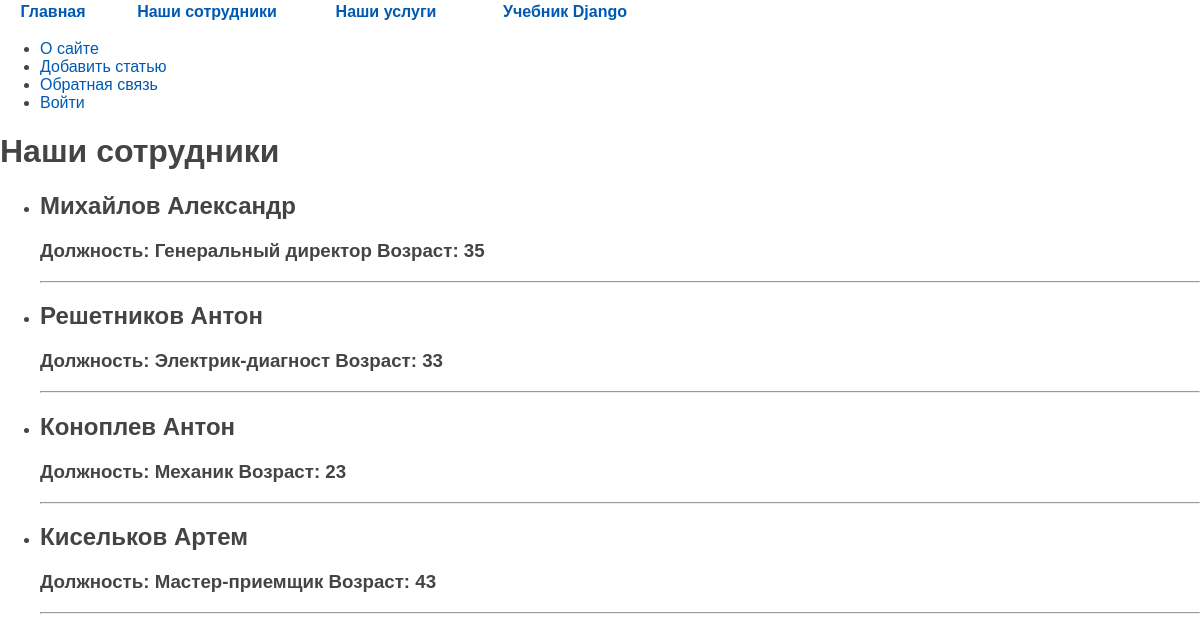
Screenshot of /amcarservice/station_staff/ with the database file from the repository.
### amcarservice/models.py (models this page shows)
class Amcarservice(models.Model):
    name = models.CharField(max_length=30)
    sur_name = models.CharField(max_length=30)
    age = models.CharField(max_length=2)
    position = models.CharField(max_length=130)
    photo = models.ImageField(upload_to='')

### amcarservice/views.py (the view)
# urls.py: path('station_staff/', station_staff, name='staff'),
def station_staff(request):
    posts = Amcarservice.objects.all()
    context = {
        'posts': posts,
        'menu': menu,
        'title': 'Наши сотрудники'
    }
    return render(request, 'Amcarservice/station_staff.html', context=context)

### amcarservice/Templates/Amcarservice/station_staff.html
{% extends 'Amcarservice/base.html' %}
{% block content %}
<h1>{{title}}</h1>
<ul>
    {% for p in posts %}
    <li>
        <h2>{{p.sur_name}} {{ p.name }}</h2>
        <h3>Должность: {{p.position}}   Возраст: {{p.age}}</h3>
        <hr>
    </li>
    {% endfor %}
</ul>
{% endblock %}

### amcarservice/Templates/Amcarservice/base.html (shortened to what this page needs)
 {% load static %}
<!DOCTYPE html>
<html>
<head>
    <link type="text/css" href="{% static 'Amcarservice/css/styles.css' %}" rel="stylesheet"/>
</head>
<body>
{% block headlinks %}
<table>
    <tr>
        <th width="100" ><a href="{% url 'amcrsrs' %}">Главная</a> </th>
        <th width="200"><a href="{% url 'staff' %}">Наши сотрудники  </a> </th>
        <th width="150"><a href="{% url 'our_services' %}">Наши услуги</a></th>
        <th width="200"><a href="{% url 'djtut' %}">Учебник Django</a></th>
    </tr>
</table>
{% endblock %}
{% block mainmenu %}
<ul>
    {% for m in menu %}
    <li><a href="{% url m.url_name %}"> {{m.title}}</a></li>
    {% endfor %}
</ul>
{% endblock mainmenu %}
{% block content %}
{% endblock %}
</body>
</html>

### amcarservice/static/Amcarservice/css/styles.css (style rules this page uses)
html, body { font-family: 'Arial'; margin: 0; padding: 0; height: 100%; width: 100%; color: #444; }
a { color: #0059b2; text-decoration: none; }

### rows the page displays
Amcarservice: sur_name "Михайлов", name "Александр", position "Генеральный директор", age "35"
Amcarservice: sur_name "Решетников", name "Антон", position "Электрик-диагност", age "33"
Amcarservice: sur_name "Коноплев", name "Антон", position "Механик", age "23"
Amcarservice: sur_name "Кисельков", name "Артем", position "Мастер-приемщик", age "43"

### other values shown
{{ m.title }} "О сайте" "Добавить статью" "Обратная связь" "Войти"
{{ title }} "Наши сотрудники"
